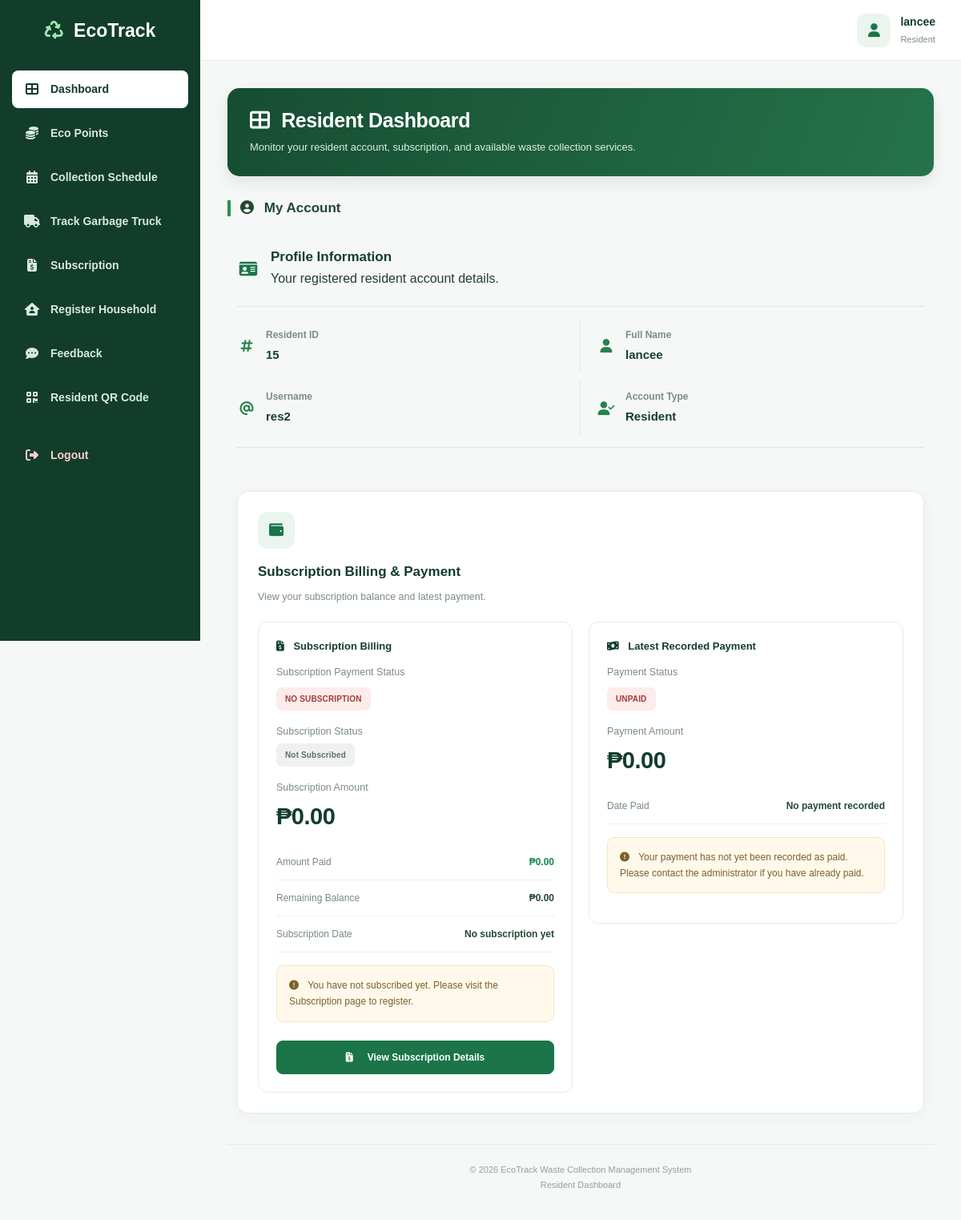
/wastesystem_/residents/dashboard.php (signed in), run on the app's committed database.
### tables this page shows
CREATE TABLE `users` (
  `id` int(11) NOT NULL,
  `fullname` varchar(255) NOT NULL,
  `users` varchar(255) NOT NULL,
  `password` varchar(255) NOT NULL,
  `role` varchar(11) NOT NULL,
  `email` varchar(255) DEFAULT NULL,
  `email_verified` tinyint(1) NOT NULL DEFAULT 0,
  `email_verified_at` datetime DEFAULT NULL,
  `address` varchar(500) NOT NULL
);

### wastesystem_/residents/dashboard.php (the view, shortened to what this page needs)
<?php
require_once "../config/database.php";
$conn->set_charset("utf8mb4");
$user_id = (int) $_SESSION["user_id"];
$stmt = $conn->prepare("
    SELECT id, fullname, users, role
    FROM users
    WHERE id = ?
    AND role = 'residents'
    LIMIT 1
");
$stmt->bind_param("i", $user_id);
$stmt->execute();
$user = $stmt->get_result()->fetch_assoc();
$subscription_sql = $conn->prepare("
    SELECT *
    FROM subscriptions
    WHERE user_id = ?
    ORDER BY id DESC
    LIMIT 1
");
$subscription_sql->bind_param("i", $user_id);
$subscription_sql->execute();
$subscription = $subscription_sql->get_result()->fetch_assoc();
$subscription_status = $subscription['subscription_status']
    ?? 'Not Subscribed';
$subscription_amount_paid = (float) (
    $subscription['amount_paid'] ?? 0
);
$subscription_balance_due = (float) (
    $subscription['balance_due'] ?? 0
);
$subscription_discount = (float) (
    $subscription['discount_amount'] ?? 0
);
if (isset($subscription['total_amount'])) {
    $subscription_total_amount = (float) $subscription['total_amount'];
} else {
    $original_amount = (float) (
        $subscription['original_amount'] ?? 0
    );
    $subscription_total_amount = max(
        0,
        $original_amount - $subscription_discount
    );
}
$subscription_date = $subscription['created_at'] ?? null;
if (!$subscription) {
    $subscription_total_amount = 0;
    $subscription_amount_paid = 0;
    $subscription_balance_due = 0;
    $subscription_status = "Not Subscribed";
    $subscription_date = null;
}
$payment_sql = $conn->prepare("
    SELECT amount, status, paid_at
    FROM resident_payments
    WHERE user_id = ?
    ORDER BY id DESC
    LIMIT 1
");
$payment_sql->bind_param("i", $user_id);
$payment_sql->execute();
$payment = $payment_sql->get_result()->fetch_assoc();
if (!$payment) {
    $payment_status = "Unpaid";
    $payment_amount = 0;
    $paid_at = null;
} else {
    $payment_status = $payment["status"] ?? "Unpaid";
    $payment_amount = (float) ($payment["amount"] ?? 0);
    $paid_at = $payment["paid_at"] ?? null;
}
$is_paid = strtolower((string) $payment_status) === "paid";
function e($value)
{
    return htmlspecialchars(
        (string) $value,
        ENT_QUOTES,
        "UTF-8"
    );
}
$latest_payment_badge = "status-unpaid";
$subscription_status_badge = "status-default";
?>
<!DOCTYPE html>
<html lang="en">
<head>
<link rel="stylesheet" href="../assets/vendor/bootstrap/css/bootstrap.min.css">
<link rel="stylesheet" href="../assets/css/style.css">
<link rel="stylesheet"
    href="https://cdnjs.cloudflare.com/ajax/libs/font-awesome/6.5.0/css/all.min.css">
</head>
<body>
<aside class="sidebar">
    <div class="sidebar-logo">
        <h3>
            <i class="fas fa-recycle"></i>
            EcoTrack
        </h3>
    </div>
    <ul class="sidebar-menu">
        <li>
            <a href="dashboard.php" class="active">
                <i class="fas fa-th-large"></i>
                <span>Dashboard</span>
            </a>
        </li>
        <li>
            <a href="eco_points.php">
                <i class="fas fa-coins"></i>
                <span>Eco Points</span>
            </a>
        </li>
        <li>
            <a href="collection_schedule.php">
                <i class="fas fa-calendar-alt"></i>
                <span>Collection Schedule</span>
            </a>
        </li>
        <li>
            <a href="track_truck.php">
                <i class="fas fa-truck"></i>
                <span>Track Garbage Truck</span>
            </a>
        </li>
        <li>
            <a href="subscription.php">
                <i class="fas fa-file-invoice-dollar"></i>
                <span>Subscription</span>
            </a>
        </li>
        <li>
            <a href="register_household.php">
                <i class="fas fa-house-user"></i>
                <span>Register Household</span>
            </a>
        </li>
        <li>
            <a href="feedback.php">
                <i class="fas fa-comment-dots"></i>
                <span>Feedback</span>
            </a>
        </li>
        <li>
            <a href="qrcode.php">
                <i class="fas fa-qrcode"></i>
                <span>Resident QR Code</span>
            </a>
        </li>
        <li>
            <a href="../logout.php" class="logout-link">
                <i class="fas fa-sign-out-alt"></i>
                <span>Logout</span>
            </a>
        </li>
    </ul>
</aside>
<div class="main-content">
    <div class="topbar">
        <div class="resident-profile">
            <div class="profile-icon">
                <i class="fas fa-user"></i>
            </div>
            <div>
                <div class="profile-name">
                    <?= e($user["fullname"]); ?>
                </div>
                <span class="profile-role">
                    Resident
                </span>
            </div>
        </div>
    </div>
    <main class="content">
        <div class="page-heading">
            <h2>
                <i class="fas fa-th-large me-2"></i>
                Resident Dashboard
            </h2>
            <p>
                Monitor your resident account, subscription,
                and available waste collection services.
            </p>
        </div>
        <h6 class="section-title">
            <i class="fas fa-user-circle me-2"></i>
            My Account
        </h6>
        <div class="row g-4 mb-4">
            <div class="col-12">
                <section class="profile-information-card">
                    <div class="profile-card-heading">
                        <div class="dashboard-icon"><i class="fas fa-id-card"></i></div>
                        <div>
                            <h5>Profile Information</h5>
                            <p class="mb-0">Your registered resident account details.</p>
                        </div>
                    </div>
                    <div class="profile-details-grid">
                        <div class="profile-detail-item">
                            <div class="profile-detail-icon"><i class="fas fa-hashtag"></i></div>
                            <div class="profile-detail-content">
                                <span class="profile-detail-label">Resident ID</span>
                                <strong><?= e($user["id"]); ?></strong>
                            </div>
                        </div>
                        <div class="profile-detail-item">
                            <div class="profile-detail-icon"><i class="fas fa-user"></i></div>
                            <div class="profile-detail-content">
                                <span class="profile-detail-label">Full Name</span>
                                <strong><?= e($user["fullname"]); ?></strong>
                            </div>
                        </div>
                        <div class="profile-detail-item">
                            <div class="profile-detail-icon"><i class="fas fa-at"></i></div>
                            <div class="profile-detail-content">
                                <span class="profile-detail-label">Username</span>
                                <strong><?= e($user["users"]); ?></strong>
                            </div>
                        </div>
                        <div class="profile-detail-item">
                            <div class="profile-detail-icon"><i class="fas fa-user-check"></i></div>
                            <div class="profile-detail-content">
                                <span class="profile-detail-label">Account Type</span>
                                <strong>Resident</strong>
                            </div>
                        </div>
                    </div>
                </section>
            </div>
            <div class="col-12">
                <div class="dashboard-card billing-card">
                    <div class="dashboard-icon">
                        <i class="fas fa-wallet"></i>
                    </div>
                    <h5>Subscription Billing & Payment</h5>
                    <p>
                        View your subscription balance
                        and latest payment.
                    </p>
                    <div class="billing-columns">
                        <section class="billing-panel">
                    <h6 class="payment-section-title">
                        <i class="fas fa-file-invoice-dollar me-2"></i>
                        Subscription Billing
                    </h6>
                    <p class="mb-2">
                        Subscription Payment Status
                    </p>
                    <?php if (!$subscription): ?>
                        <span class="payment-status status-unpaid">
                            NO SUBSCRIPTION
                        </span>
                    <?php endif; ?>
                    <p class="mt-3 mb-1">
                        Subscription Status
                    </p>
                    <span class="status-badge <?= $subscription_status_badge; ?>">
                        <?= e($subscription_status); ?>
                    </span>
                    <p class="mt-3 mb-1">
                        Subscription Amount
                    </p>
                    <div class="payment-amount">
                        ₱<?= number_format((float) $subscription_total_amount, 2); ?>
                    </div>
                    <div class="detail-row">
                        <span class="detail-label">
                            Amount Paid
                        </span>
                        <span class="detail-value text-success">
                            ₱<?= number_format((float) $subscription_amount_paid, 2); ?>
                        </span>
                    </div>
                    <div class="detail-row">
                        <span class="detail-label">
                            Remaining Balance
                        </span>
                        <span class="detail-value">
                            ₱<?= number_format((float) $subscription_balance_due, 2); ?>
                        </span>
                    </div>
                    <div class="detail-row">
                        <span class="detail-label">
                            Subscription Date
                        </span>
                        <span class="detail-value">
                            <?= $subscription_date
                                ? e(date("F d, Y", strtotime($subscription_date)))
                                : "No subscription yet"; ?>
                        </span>
                    </div>
                    <?php if (!$subscription): ?>
                        <div class="warning-box mt-3">
                            <i class="fas fa-exclamation-circle me-2"></i>
                            You have not subscribed yet.
                            Please visit the Subscription page to register.
                        </div>
                    <?php endif; ?>
                    <a href="subscription.php"
                    class="btn btn-ecotrack w-100 mt-2">
                        <i class="fas fa-file-invoice-dollar me-2"></i>
                        View Subscription Details
                    </a>
                        </section>
                        <section class="billing-panel">
                    <h6 class="payment-section-title">
                        <i class="fas fa-money-bill-wave me-2"></i>
                        Latest Recorded Payment
                    </h6>
                    <p class="mb-2">
                        Payment Status
                    </p>
                    <span class="payment-status <?= $latest_payment_badge; ?>">
                        <?= e(strtoupper($payment_status)); ?>
                    </span>
                    <p class="mt-3 mb-1">
                        Payment Amount
                    </p>
                    <div class="payment-amount">
                        ₱<?= number_format((float) $payment_amount, 2); ?>
                    </div>
                    <div class="detail-row">
                        <span class="detail-label">
                            Date Paid
                        </span>
                        <span class="detail-value">
                            <?= ($is_paid && !empty($paid_at))
                                ? e(date("F d, Y h:i A", strtotime($paid_at)))
                                : "No payment recorded"; ?>
                        </span>
                    </div>
                    <?php if (!$is_paid): ?>
                        <div class="warning-box mt-3">
                            <i class="fas fa-exclamation-circle me-2"></i>
                            Your payment has not yet been recorded as paid.
                            Please contact the administrator if you have already paid.
                        </div>
                    <?php endif; ?>
                        </section>
                    </div>
                </div>
            </div>
        </div>
        <div class="dashboard-footer">
            © <?= date("Y"); ?> EcoTrack Waste Collection Management System
            <br>
            Resident Dashboard
        </div>
    </main>
</div>
</body>
</html>

### wastesystem_/style.css (style rules this page uses)
* { margin: 0; padding: 0; box-sizing: border-box; }
html { min-height: 100%; }
body { font-family: 'Inter', sans-serif; background: #ffffff; color: #123c2b; min-height: 100vh; overflow-x: hidden; }
.row { display: flex; align-items: center; justify-content: space-between; gap: 10px; margin: -3px 0 25px; }
html { scroll-behavior: smooth; }
body { font-family: 'Inter', sans-serif; color: #123f2a; background: #ffffff; overflow-x: hidden; }
a { text-decoration: none; color: inherit; }
.btn { display: inline-flex; align-items: center; justify-content: center; gap: 10px; border-radius: 9px; font-size: 12px; font-weight: 700; transition: all 0.25s ease; }

### data on the page
users: fullname "lancee", id "15", users "res2"

### other printed values
$subscription_status "Not Subscribed"
$subscription_total_amount "0.00"
$subscription_amount_paid "0.00"
$subscription_balance_due "0.00"
$payment_status "UNPAID"
$payment_amount "0.00"
